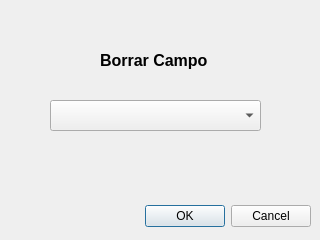
<?xml version="1.0" encoding="UTF-8"?>
<ui version="4.0">
 <class>BorrarCampos</class>
 <widget class="QDialog" name="BorrarCampos">
  <property name="geometry">
   <rect>
    <x>0</x>
    <y>0</y>
    <width>320</width>
    <height>240</height>
   </rect>
  </property>
  <property name="windowTitle">
   <string>Dialog</string>
  </property>
  <widget class="QDialogButtonBox" name="buttonBox">
   <property name="geometry">
    <rect>
     <x>10</x>
     <y>200</y>
     <width>301</width>
     <height>32</height>
    </rect>
   </property>
   <property name="orientation">
    <enum>Qt::Horizontal</enum>
   </property>
   <property name="standardButtons">
    <set>QDialogButtonBox::Cancel|QDialogButtonBox::Ok</set>
   </property>
  </widget>
  <widget class="QComboBox" name="cb_borrarCampo">
   <property name="geometry">
    <rect>
     <x>50</x>
     <y>100</y>
     <width>211</width>
     <height>31</height>
    </rect>
   </property>
  </widget>
  <widget class="QLabel" name="label">
   <property name="geometry">
    <rect>
     <x>100</x>
     <y>50</y>
     <width>111</width>
     <height>21</height>
    </rect>
   </property>
   <property name="text">
    <string>&lt;html&gt;&lt;head/&gt;&lt;body&gt;&lt;p&gt;&lt;span style=&quot; font-size:12pt; font-weight:600;&quot;&gt;Borrar Campo&lt;/span&gt;&lt;/p&gt;&lt;/body&gt;&lt;/html&gt;</string>
   </property>
  </widget>
 </widget>
 <resources/>
 <connections>
  <connection>
   <sender>buttonBox</sender>
   <signal>accepted()</signal>
   <receiver>BorrarCampos</receiver>
   <slot>accept()</slot>
   <hints>
    <hint type="sourcelabel">
     <x>248</x>
     <y>254</y>
    </hint>
    <hint type="destinationlabel">
     <x>157</x>
     <y>274</y>
    </hint>
   </hints>
  </connection>
  <connection>
   <sender>buttonBox</sender>
   <signal>rejected()</signal>
   <receiver>BorrarCampos</receiver>
   <slot>reject()</slot>
   <hints>
    <hint type="sourcelabel">
     <x>316</x>
     <y>260</y>
    </hint>
    <hint type="destinationlabel">
     <x>286</x>
     <y>274</y>
    </hint>
   </hints>
  </connection>
 </connections>
</ui>
